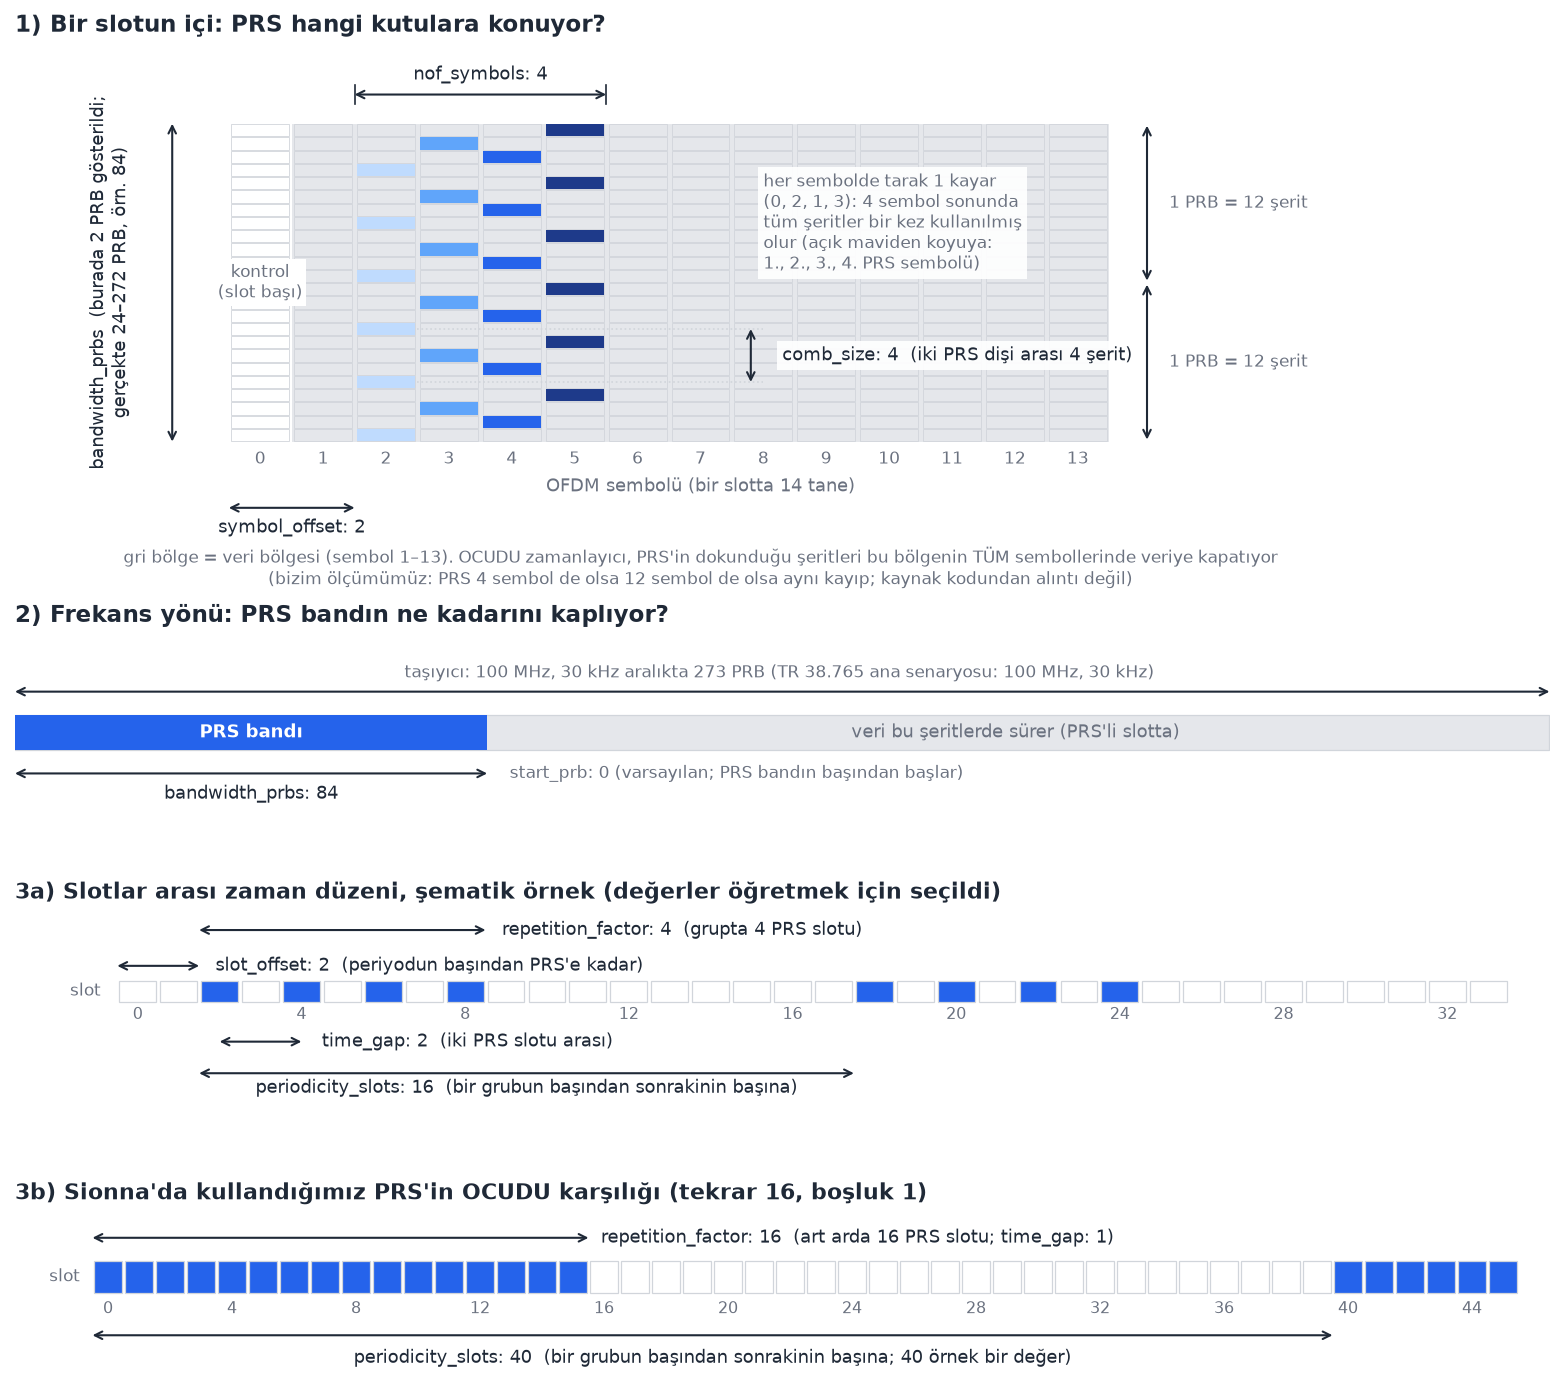

Source code (Python):
"""OCUDU PRS yapilandirma parametrelerini zaman-frekans izgarasi uzerinde gosterir.
Parametre adlari ve izinli degerler: OCUDU apps/units/flexible_o_du/o_du_high/du_high/du_high_config.h (satir 1128-1174).
PRS satir/sembol deseni: lib/phy/upper/signal_processors/prs/prs_generator_impl.cpp (row_4 = {0,2,1,3}).
'Veriye kapanan serit': bu oturumdaki OCUDU olcumumuz (52 PRB, 4 ve 12 sembol ayni hizi verdi), kaynak kodundan alinti degil.
Calistirma: python ocudu_prs_parametreler.py   -> ocudu_prs_parametreler.png
"""
import os
import matplotlib
matplotlib.use("Agg")
import matplotlib.pyplot as plt
from matplotlib.patches import Rectangle, FancyArrowPatch
from matplotlib.gridspec import GridSpec

HERE = os.path.dirname(os.path.abspath(__file__))
INK, MUTED, GRID = "#1F2937", "#6B7280", "#D1D5DB"
PRS = ["#BFDBFE", "#60A5FA", "#2563EB", "#1E3A8A"]        # tek renk, acik -> koyu: kacinci PRS sembolu
KAPALI = "#E5E7EB"                                           # veriye kapanan serit
plt.rcParams.update({"font.size": 9, "axes.edgecolor": GRID, "text.color": INK})

def ok(ax, a, b, txt=None, dy=0, ha="center", color=INK):
    ax.add_patch(FancyArrowPatch(a, b, arrowstyle="<->", mutation_scale=9, lw=1.0, color=color, shrinkA=0, shrinkB=0))
    if txt: ax.text((a[0] + b[0]) / 2 if ha == "center" else b[0] + 0.3, (a[1] + b[1]) / 2 + dy, txt, ha=ha, va="center", fontsize=8.8, color=color)

fig = plt.figure(figsize=(13.2, 11.6))
gs = GridSpec(4, 1, height_ratios=[3.6, 0.95, 1.35, 1.2], hspace=0.42, figure=fig)

# ---------------------------------------------------------------- 1) tek slotun ici
ax = fig.add_subplot(gs[0]); ax.set_xlim(-3.4, 21.0); ax.set_ylim(-9.0, 30.0); ax.axis("off")
COMB, NSYM, SOFF, ROW, NSC = 4, 4, 2, [0, 2, 1, 3], 24     # 2 PRB gosterildi
ax.add_patch(Rectangle((1, 0), 13, NSC, fc=KAPALI, ec="none", zorder=0))
for s in range(14):
    for k in range(NSC):
        ax.add_patch(Rectangle((s + 0.04, k + 0.04), 0.92, 0.92, fc="white" if s == 0 else "none", ec=GRID, lw=0.4, zorder=1))
for j in range(NSYM):
    for i in range(NSC // COMB):
        ax.add_patch(Rectangle((SOFF + j + 0.04, COMB * i + ROW[j] + 0.04), 0.92, 0.92, fc=PRS[j], ec="none", zorder=2))
ax.text(0.5, NSC / 2, "kontrol\n(slot başı)", ha="center", va="center", fontsize=8, color=MUTED, zorder=5, bbox=dict(fc="white", ec="none", pad=1.5))
for s in range(14): ax.text(s + 0.5, -0.7, str(s), ha="center", va="top", fontsize=8, color=MUTED)
ax.text(7.5, -2.7, "OFDM sembolü (bir slotta 14 tane)", ha="center", va="top", fontsize=8.8, color=MUTED)
ok(ax, (0, -5.0), (SOFF, -5.0), "symbol_offset: 2", dy=-1.5)
ax.text(7.5, -7.8, "gri bölge = veri bölgesi (sembol 1–13). OCUDU zamanlayıcı, PRS'in dokunduğu şeritleri bu bölgenin TÜM sembollerinde veriye kapatıyor\n(bizim ölçümümüz: PRS 4 sembol de olsa 12 sembol de olsa aynı kayıp; kaynak kodundan alıntı değil)", ha="center", va="top", fontsize=8.2, color=MUTED)
ok(ax, (SOFF, NSC + 2.2), (SOFF + NSYM, NSC + 2.2), "nof_symbols: 4", dy=1.5)
for x in (SOFF, SOFF + NSYM): ax.plot([x, x], [NSC + 1.5, NSC + 2.9], color=INK, lw=0.8)
# comb_size: sembol 2'deki iki dis arasi
xc = SOFF + 6.3
for y in (4.5, 8.5): ax.plot([SOFF + 1, xc + 0.2], [y, y], color=GRID, lw=0.8, ls=":")
ok(ax, (xc, 4.5), (xc, 8.5)); kutu = dict(fc="white", ec="none", pad=2.5, alpha=0.92)
ax.text(xc + 0.5, 6.5, "comb_size: 4  (iki PRS dişi arası 4 şerit)", ha="left", va="center", fontsize=8.8, bbox=kutu, zorder=6)
ax.text(xc + 0.2, 16.5, "her sembolde tarak 1 kayar\n(0, 2, 1, 3): 4 sembol sonunda\ntüm şeritler bir kez kullanılmış\nolur (açık maviden koyuya:\n1., 2., 3., 4. PRS sembolü)", ha="left", va="center", fontsize=8.2, color=MUTED, bbox=kutu, zorder=6)
# sol: bandwidth_prbs, sag: PRB
ok(ax, (-0.9, 0), (-0.9, NSC))
ax.text(-1.9, NSC / 2, "bandwidth_prbs  (burada 2 PRB gösterildi;\ngerçekte 24–272 PRB, örn. 84)", rotation=90, ha="center", va="center", fontsize=8.8)
for a, b in ((0, 12), (12, 24)):
    ok(ax, (14.6, a + 0.15), (14.6, b - 0.15)); ax.text(14.95, (a + b) / 2, "1 PRB = 12 şerit", ha="left", va="center", fontsize=8.2, color=MUTED)
ax.set_title("1) Bir slotun içi: PRS hangi kutulara konuyor?", loc="left", fontsize=11, fontweight="bold", color=INK)

# ---------------------------------------------------------------- 2) carrier icinde bant
axc = fig.add_subplot(gs[1]); axc.set_xlim(0, 273); axc.set_ylim(-1.6, 2.4); axc.axis("off")
axc.add_patch(Rectangle((0, 0), 273, 1, fc=KAPALI, ec=GRID, lw=0.6))
axc.add_patch(Rectangle((0, 0), 84, 1, fc=PRS[2], ec="none"))
axc.text(42, 0.5, "PRS bandı", ha="center", va="center", color="white", fontsize=8.8, fontweight="bold")
axc.text(178, 0.5, "veri bu şeritlerde sürer (PRS'li slotta)", ha="center", va="center", color=MUTED, fontsize=8.8)
ok(axc, (0, -0.7), (84, -0.7), "bandwidth_prbs: 84", dy=-0.6)
axc.text(88, -0.7, "start_prb: 0 (varsayılan; PRS bandın başından başlar)", ha="left", va="center", fontsize=8.2, color=MUTED)
ok(axc, (0, 1.7), (273, 1.7)); axc.text(136, 2.0, "taşıyıcı: 100 MHz, 30 kHz aralıkta 273 PRB (TR 38.765 ana senaryosu: 100 MHz, 30 kHz)", ha="center", va="bottom", fontsize=8.2, color=MUTED)
axc.set_title("2) Frekans yönü: PRS bandın ne kadarını kaplıyor?", loc="left", fontsize=11, fontweight="bold", color=INK, pad=22)

# ---------------------------------------------------------------- 3) slotlar arasi zaman
def zaman(ax, n, prs, baslik, notlar, ylim):
    ax.set_xlim(-2.5, n + 1.0); ax.set_ylim(*ylim); ax.axis("off")
    for s in range(n):
        ax.add_patch(Rectangle((s + 0.05, 0), 0.9, 1, fc=PRS[2] if s in prs else "white", ec=GRID, lw=0.6))
    ax.text(-0.4, 0.5, "slot", ha="right", va="center", fontsize=8.2, color=MUTED)
    for s in range(0, n, 4): ax.text(s + 0.5, -0.25, str(s), ha="center", va="top", fontsize=7.5, color=MUTED)
    notlar(ax)
    ax.set_title(baslik, loc="left", fontsize=10.5, fontweight="bold", color=INK)

def not1(ax):                                              # sematik: periyot 16, offset 2, tekrar 4, bosluk 2
    ok(ax, (0, 1.7), (2, 1.7)); ax.text(2.4, 1.7, "slot_offset: 2  (periyodun başından PRS'e kadar)", ha="left", va="center", fontsize=8.8)
    ok(ax, (2, 3.4), (9, 3.4)); ax.text(9.4, 3.4, "repetition_factor: 4  (grupta 4 PRS slotu)", ha="left", va="center", fontsize=8.8)
    ok(ax, (2.5, -1.9), (4.5, -1.9)); ax.text(5.0, -1.9, "time_gap: 2  (iki PRS slotu arası)", ha="left", va="center", fontsize=8.8)
    ok(ax, (2, -3.4), (18, -3.4)); ax.text(10, -4.1, "periodicity_slots: 16  (bir grubun başından sonrakinin başına)", ha="center", va="center", fontsize=8.8)
zaman(fig.add_subplot(gs[2]), 34, {2, 4, 6, 8, 18, 20, 22, 24}, "3a) Slotlar arası zaman düzeni, şematik örnek (değerler öğretmek için seçildi)", not1, (-4.9, 4.3))

def not2(ax):                                              # bizim Sionna ayari: periyot 40, offset 0, tekrar 16, bosluk 1
    ok(ax, (0, 1.7), (16, 1.7)); ax.text(16.4, 1.7, "repetition_factor: 16  (art arda 16 PRS slotu; time_gap: 1)", ha="left", va="center", fontsize=8.8)
    ok(ax, (0, -1.3), (40, -1.3)); ax.text(20, -2.0, "periodicity_slots: 40  (bir grubun başından sonrakinin başına; 40 örnek bir değer)", ha="center", va="center", fontsize=8.8)
zaman(fig.add_subplot(gs[3]), 46, set(range(0, 16)) | set(range(40, 46)), "3b) Sionna'da kullandığımız PRS'in OCUDU karşılığı (tekrar 16, boşluk 1)", not2, (-2.8, 2.5))

fig.savefig(os.path.join(HERE, "ocudu_prs_parametreler.png"), dpi=150, bbox_inches="tight", facecolor="white")
print("tamam")
